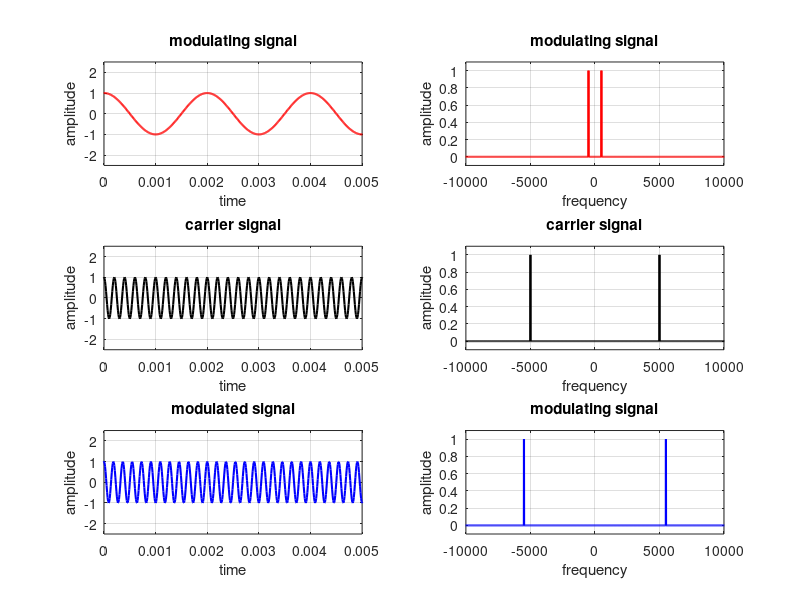

The MATLAB script that drew this image:
clc;
clear all;
close all;
am=1;                        % amplitude of modulating signal
ac=1;                        % amplitude of carrier signal
fm=500;                      % modulating signal frequency
fc=5000;                     % carrier frequency
fs=100000;                   % sampling frequency
ts=1/fs;                     % sampling interval
N=10000;                     % number of samples
t=(-N/2:1:(N/2-1))*ts;       % time interval
m=am*cos(2*pi*fm*t);         % modulating signal
mh=am*sin(2*pi*fm*t);        % hilbert transformation for message signal
c=ac*cos(2*pi*fc*t);         % carrier signal
ch=ac*sin(2*pi*fc*t);        % hilbert transform for carrier signal
st=m.*c-mh.*ch;              % SSB-sc signal

% time domain of all signals
subplot(3,2,1);
plot(t,m,'red','linewidth',1.5);
axis([0 0.005 -2.5 2.5]);
xlabel('time');
ylabel('amplitude');
title('modulating signal');
grid on;

subplot(3,2,3);
plot(t,c,'black','linewidth',1.5);
axis([0 0.005 -2.5 2.5]);
xlabel('time');
ylabel('amplitude');
title('carrier signal');
grid on;

subplot(3,2,5);
plot(t,st,'blue','linewidth',1.5);
axis([0 0.005 -2.5 2.5]);
xlabel('time');
ylabel('amplitude');
title('modulated signal');
grid on;

% spectrums of all signals

f=(-N/2:1:(N/2-1))*fs/N;
M=abs((2/N)*fftshift(fft(m)));
C=abs((2/N)*fftshift(fft(c)));
SF=abs((2/N)*fftshift(fft(st)));
subplot(3,2,2);
plot(f,M/max(M),'red','linewidth',1.5);
axis([-2*fc 2*fc -0.1 1.1]);
xlabel('frequency');
ylabel('amplitude');
title('modulating signal');
grid on;

subplot(3,2,4);
plot(f,C/max(C),'black','linewidth',1.5);
axis([-2*fc 2*fc -0.1 1.1]);
xlabel('frequency');
ylabel('amplitude');
title('carrier signal');
grid on;

subplot(3,2,6);
plot(f,SF/max(SF),'blue','linewidth',1.5);
axis([-2*fc 2*fc -0.1 1.1]);
xlabel('frequency');
ylabel('amplitude');
title('modulating signal');
grid on;